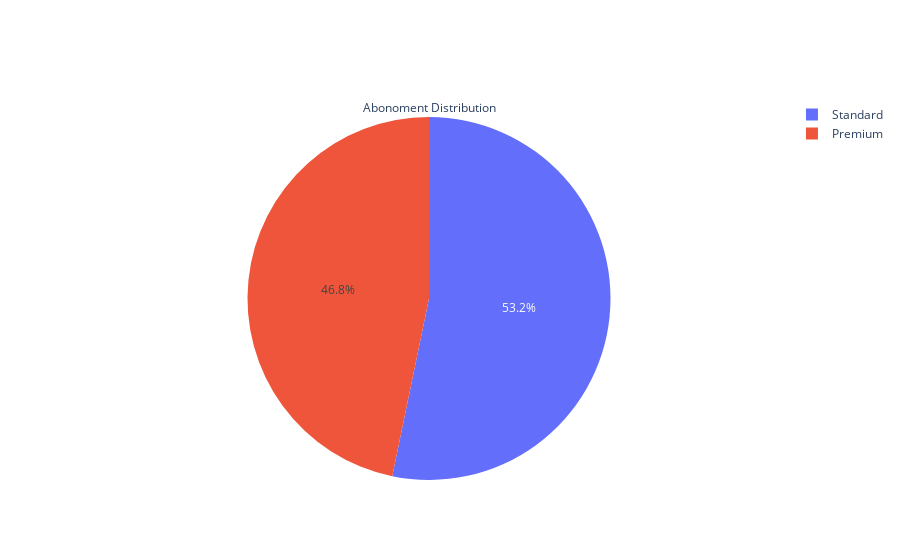

The notebook cell saved with this chart:
### Markdown cell above
### Abonoment Distribution

### Code cell
# Create a new Plotly figure
fig = go.Figure()

# Add a pie chart trace for 'abonoment_type' distribution
fig.add_trace(go.Pie(
    labels=df['abonoment_type'].value_counts().index,  # Get unique abonnement types as labels
    values=df['abonoment_type'].value_counts().values,  # Get counts of each abonnement type as values
    title='Abonoment Distribution'  # Set chart title
))

# Display the plot
iplot(fig)

# Save the plot as an interactive HTML file
fig.write_html("../lower_than_15/vis_15/abonoment_type.html")

### Figure 1 — Plotly figure (JSON) as saved in the notebook; plotly's stock layout.template omitted (floating-point values rounded to 4 significant figures)
{"data": [{"labels": ["Standard", "Premium"], "title": {"text": "Abonoment Distribution"}, "type": "pie", "values": [41, 36]}], "layout": {}}
